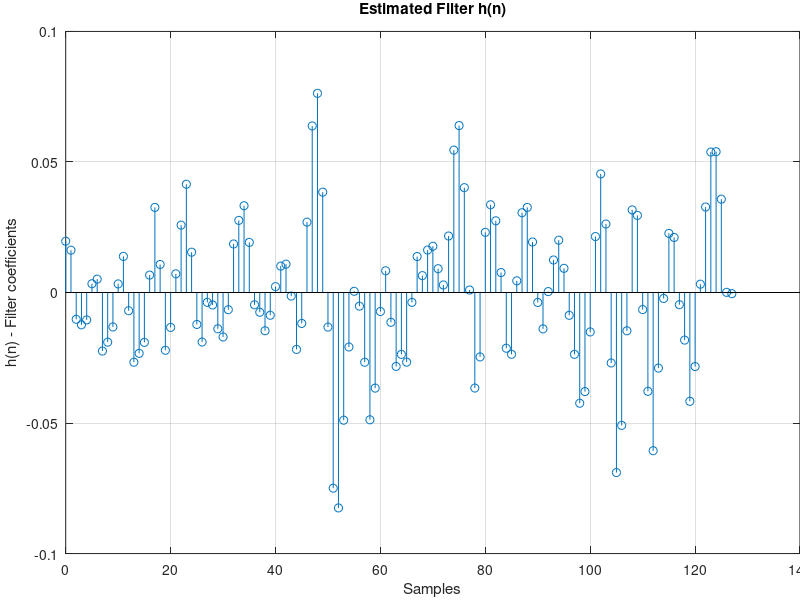

This chart was generated by the following MATLAB code:
close all;
clc;

h_bb = [.00684403;
        .00363379;
        .00208029;
        .00107752;
        .00203895;
        .00261083;
        .00203978;
        .000953095;
        .000291685;
        -.00053657;
        -.00222657;
        -.00270972;
        -.0017938;
        -.00101812;
        -.000240766;
        -.000676299;
        -.00187817;
        -.00191475;
        -.000650397;
        .00249705;
        .00556837;
        .00562475;
        .00342817;
        -4.26026e-6;
        -.00276659;
        -.00227181;
        -.000120059;
        .0011663;
        -1.84761e-5;
        -.00315034;
        -.00550329;
        -.00534354;
        -.00311127;
        -.00101159;
        -.000443523;
        -.00282706;
        -.0053308;
        -.00520538;
        -.00534983;
        -.00479655;
        -.00218402;
        -.000977184;
        -.000120914;
        .000534644;
        -.00148012;
        -.00162277;
        .00156151;
        .00392032;
        .00497466;
        .00361529;
        .0023518;
        .00365436;
        .00427325;
        .00336777;
        .00237916;
        .0044843;
        .00943918;
        .0139469;
        .0132222;
        .00591549;
        .00353746;
        .00560257;
        .00589127;
        .00972512;
        .00840007;
        .00501694;
        .00512088;
        -.00368918;
        -.0155739;
        -.0177344;
        -.00986285;
        .00445915;
        .00835642;
        -.00365047;
        -.0184098;
        -.0280874;
        -.0209118;
        -.00786082;
        -.00355746;
        -.00854181;
        -.016012;
        -.0138217;
        -.00495386;
        .0129404;
        .0311299;
        .0272714;
        .0136718;
        .00394911;
        -.00464037;
        -.0030623;
        .00280969;
        .00209256;
        -.000575867;
        -.000880973;
        .000256891;
        .000670287;
        .000217514;
        -7.05844e-5;
        -.000202786;
        -6.13217e-5;
        3.87629e-5;
        4.1238e-5;
        .000146986;
        7.60645e-5;
        .000108421;
        .000109668;
        .000120578;
        .000116766;
        .000219259;
        .000228004;
        .00024062;
        .0002862;
        .000319348;
        .000298654;
        .000316537;
        .000363361;
        .000284048;
        .000307887;
        .000301456;
        .000267933;
        .000236944;
        .000244635;
        .000153366;
        .00022528;
        .000145845;
        .000108487;
        .000105747;
        -3.06812e-5;
        3.65308e-5;
        5.51482e-5;
        5.51479e-5;
        -3.87309e-5;
        -1.40689e-5;
        8.89181e-5;
        .000135726;
        .00019898;
        1.86282e-5;
        -7.70652e-5;
        -7.11117e-5;
        .000152089]; 

h_bb_sat = [-.000461035;
        6.10513e-5;
        .0357479;
        .053931;
        .0538016;
        .0327442;
        .00318458;
        -.0283635;
        -.0416796;
        -.0182364;
        -.00467007;
        .0210855;
        .0226383;
        -.00227793;
        -.0289486;
        -.0606008;
        -.0378592;
        -.00654297;
        .0295281;
        .0316473;
        -.0146703;
        -.0508982;
        -.0689689;
        -.0269935;
        .0262282;
        .0454136;
        .0214256;
        -.0151059;
        -.0379548;
        -.04241;
        -.0236886;
        -.00873384;
        .00925233;
        .0200359;
        .0124524;
        .000347344;
        -.0139342;
        -.00382403;
        .0193452;
        .032597;
        .0305566;
        .00446733;
        -.0236722;
        -.0213459;
        .00764134;
        .027459;
        .0336011;
        .0230552;
        -.024678;
        -.0365973;
        .000947153;
        .0401565;
        .0639395;
        .054541;
        .0216431;
        .0028879;
        .00912031;
        .0177065;
        .0162655;
        .00646214;
        .0137761;
        -.00378494;
        -.026675;
        -.0237031;
        -.0283159;
        -.0114192;
        .00832266;
        -.00728964;
        -.0366242;
        -.0487589;
        -.0267101;
        -.0052319;
        .000464985;
        -.0208735;
        -.0489144;
        -.082518;
        -.0749557;
        -.0132526;
        .0384427;
        .0762891;
        .0638033;
        .0269507;
        -.0118486;
        -.0218034;
        -.00136636;
        .0108624;
        .0101132;
        .00223879;
        -.00871963;
        -.0146488;
        -.00757187;
        -.00471299;
        .019196;
        .0332467;
        .0276206;
        .0185888;
        -.00659644;
        -.0170279;
        -.0139066;
        -.0047809;
        -.00377109;
        -.0189719;
        -.0122396;
        .0154384;
        .0414712;
        .0258055;
        .00715055;
        -.0133662;
        -.0221351;
        .0107404;
        .0325941;
        .00667296;
        -.0191033;
        -.0233031;
        -.0267041;
        -.00697397;
        .0138359;
        .00328565;
        -.0131978;
        -.0190197;
        -.0224286;
        .00511912;
        .00335153;
        -.0105048;
        -.012392;
        -.0102483;
        .0162093;
        .0196534];


%% Question 6

f_s = 16000;    % Hz
h = flipud(h_bb_sat);
%h = flipud(h_bb);
[H,w] = freqz(h,1,512,f_s); %'whole',


figure('Color','white')
stem(0:numel(h)-1, h); grid on;
xlabel 'Samples', ylabel 'h(n) - Filter coefficients', title 'Estimated Filter h(n)'
set(gca,'LooseInset',get(gca,'TightInset'))
% 
% figure('Color','white');
% subplot(2,1,1);
% plot(w/f_s,20*log10(abs(H))); grid on;
% xlabel 'Normalized Frequency (\times \pi [rad/sample])', ylabel 'Magnitude (dB)', title 'Estimated Filter H(w)'
% subplot(2,1,2)
% plot(w/f_s, 180/pi*wrapToPi(angle(H))); grid on;
% xlabel 'Normalized Frequency (\times \pi [rad/sample])', ylabel 'Phase (degrees)'
% set(gca,'LooseInset',get(gca,'TightInset'))